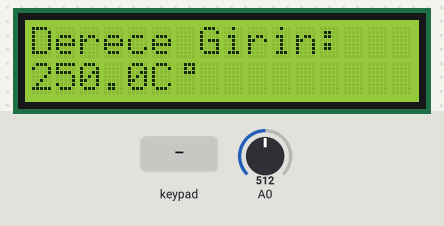
Simulated run of this sketch. Board: Arduino Uno, built with avr-gcc and run on an emulated ATmega328P. Parts: 16×2 character LCD. The inputs (shaded band) are chosen by the test bench; at power-on: A0 = 512.

Above: at 1.2 s.
1.3 s: keypad keys 5 4 3 2 D pressed 0.4 s apart
At 3.5 s:
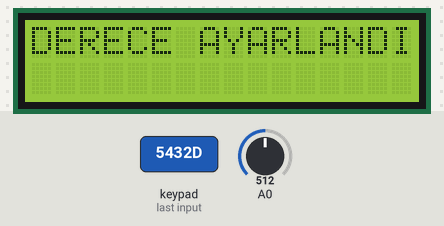
4.8 s: key 'D' pressed
At 7.1 s:
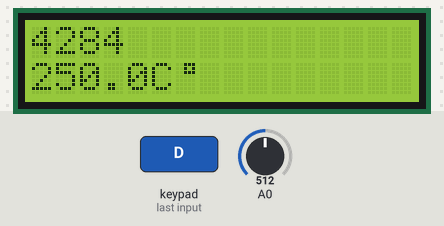
7.6 s: A0 set to 716
At 7.9 s:
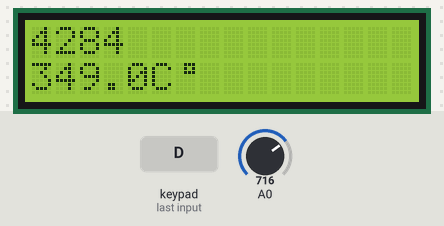
9.1 s: keypad keys 6 7 8 9 D pressed 0.4 s apart
At 11.87 s:
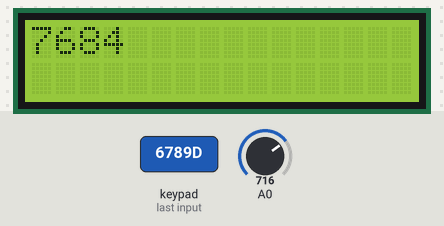
14.1 s: keypad keys 1 3 9 7 D pressed 0.4 s apart
At 17.9 s:
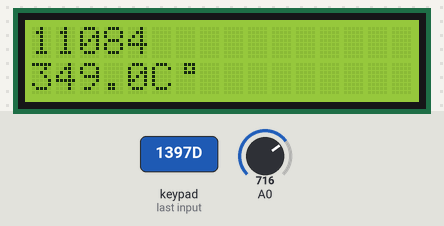
19.1 s: keypad keys 5 4 3 2 D pressed 0.4 s apart
At 23.1 s:
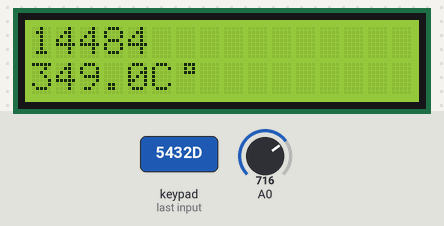
Timing chart, 0 to 24.6 s (numbered marks = the images above; inputs shaded):
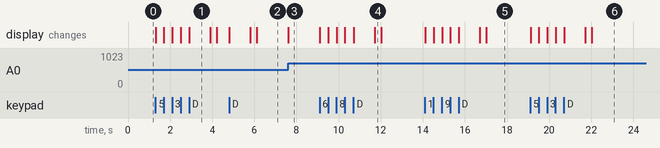

Measured:
- after the input at 1.3 s, the display: first changes at once (image 1 shows a later state)
- after the input at 4.8 s, the display: first changes at once (image 2 shows a later state)
- after the input at 7.6 s, the display: changes at once (image 3)
- after the input at 9.1 s, the display: first changes at once (image 4 shows a later state)
- after the input at 14.1 s, the display: first changes at once (image 5 shows a later state)
- after the input at 19.1 s, the display: first changes at once (image 6 shows a later state)
- what the display in image 1 shows lasts 1.0 s, from 2.9 s to 3.9 s

The sketch:

KLIMA.ino
```cpp
#include <EEPROM.h>
#include <LiquidCrystal.h>
#include <Keypad.h>

LiquidCrystal lcd(10,A1,A2,A3,A4,A5);
float sicaklik;
int derece,derece2;
const byte ROWS = 4;
const byte COLS = 4;
char keys[ROWS][COLS] = {
  {'7','8','9','A'},
  {'4','5','6','B'},
  {'1','2','3','C'},
  {'*','0','#','D'}
  };
byte rowPins[ROWS] = {5,4,3,2};
byte colPins[COLS] = {6, 7, 8, 9};

byte derec[]={7,5,7,0,0,0,0,0};

Keypad keypad = Keypad( makeKeymap(keys), rowPins, colPins, ROWS, COLS );
int i=13;
void setup() {
  lcd.begin(16,2);
  lcd.setCursor(0,0);
  lcd.println("Derece Girin:");
  lcd.createChar(0,derec);
}
void loop() {

  char key = keypad.getKey();
  derece2=analogRead(A0);
  sicaklik=map(derece2,0,1023,0,5000)/10;
  lcd.setCursor(0,1);
  lcd.print(sicaklik);
  lcd.setCursor(5,1);
  lcd.print("C");
  lcd.setCursor(6,1);
  lcd.write(byte(0));
  if(key)
  {
      //lcd.setCursor(i,0);
      //lcd.print(key);
      derece=key*i;
      lcd.setCursor(13,0);
      lcd.print(derece);
      i = i + 10;
    if(key=='D')
    {
      lcd.clear();
      lcd.setCursor(0,0);
      lcd.print("DERECE AYARLANDI");
      delay(1000);
      lcd.clear();
      lcd.setCursor(0,0);
      lcd.print(derece);
    }
  }
}


/*lcd girilen değeri onluk tabana çevirme*/
```
